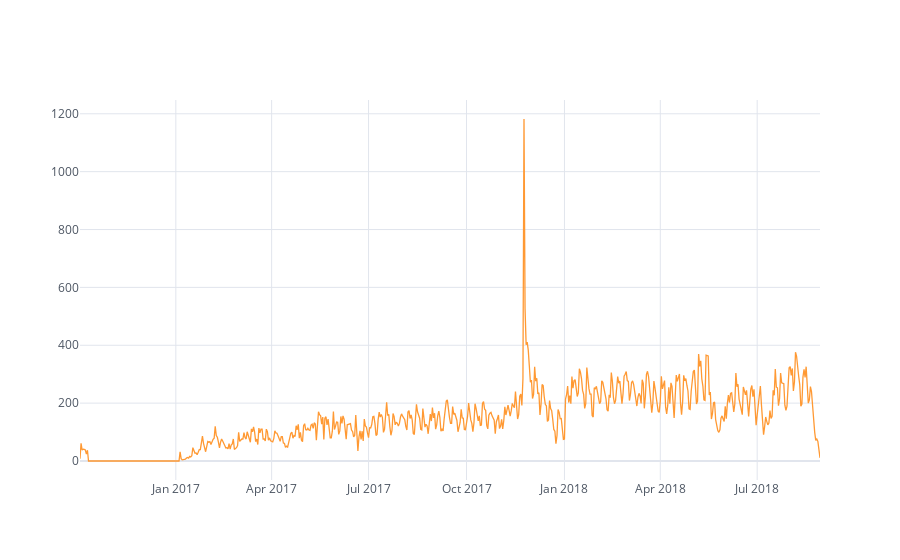

The code cell stored with this chart in its notebook:
### Code cell
# 거래 건수가 일별 단위로 나눠 볼 경우 bar 그래프는 시각적으로 보기 불편하다
# 따라서, 거래 건수가 확연히 많아지는 일별의 경우 scatter(즉, line) 그래프로 시각화하는게 보기 좋다.
merged_order_day_count.iplot( kind = 'scatter', theme = 'white')

### Figure 1 — Plotly figure (JSON) as saved in the notebook; plotly's stock layout.template omitted (floating-point values rounded to 4 significant figures; data arrays with more than 128 entries replaced by an {"elided": "..."} marker saying what was removed)
{"data": [{"line": {"color": "rgba(255, 153, 51, 1.0)", "dash": "solid", "shape": "linear", "width": 1.3}, "mode": "lines", "name": "payment_value", "text": "", "type": "scatter", "x": {"elided": "696 str values"}, "y": {"elided": "696 int values"}}], "layout": {"legend": {"bgcolor": "#FFFFFF", "font": {"color": "#4D5663"}}, "paper_bgcolor": "#FFFFFF", "plot_bgcolor": "#FFFFFF", "title": {"font": {"color": "#4D5663"}}, "xaxis": {"gridcolor": "#E1E5ED", "showgrid": true, "tickfont": {"color": "#4D5663"}, "title": {"font": {"color": "#4D5663"}, "text": ""}, "zerolinecolor": "#E1E5ED"}, "yaxis": {"gridcolor": "#E1E5ED", "showgrid": true, "tickfont": {"color": "#4D5663"}, "title": {"font": {"color": "#4D5663"}, "text": ""}, "zerolinecolor": "#E1E5ED"}}}
